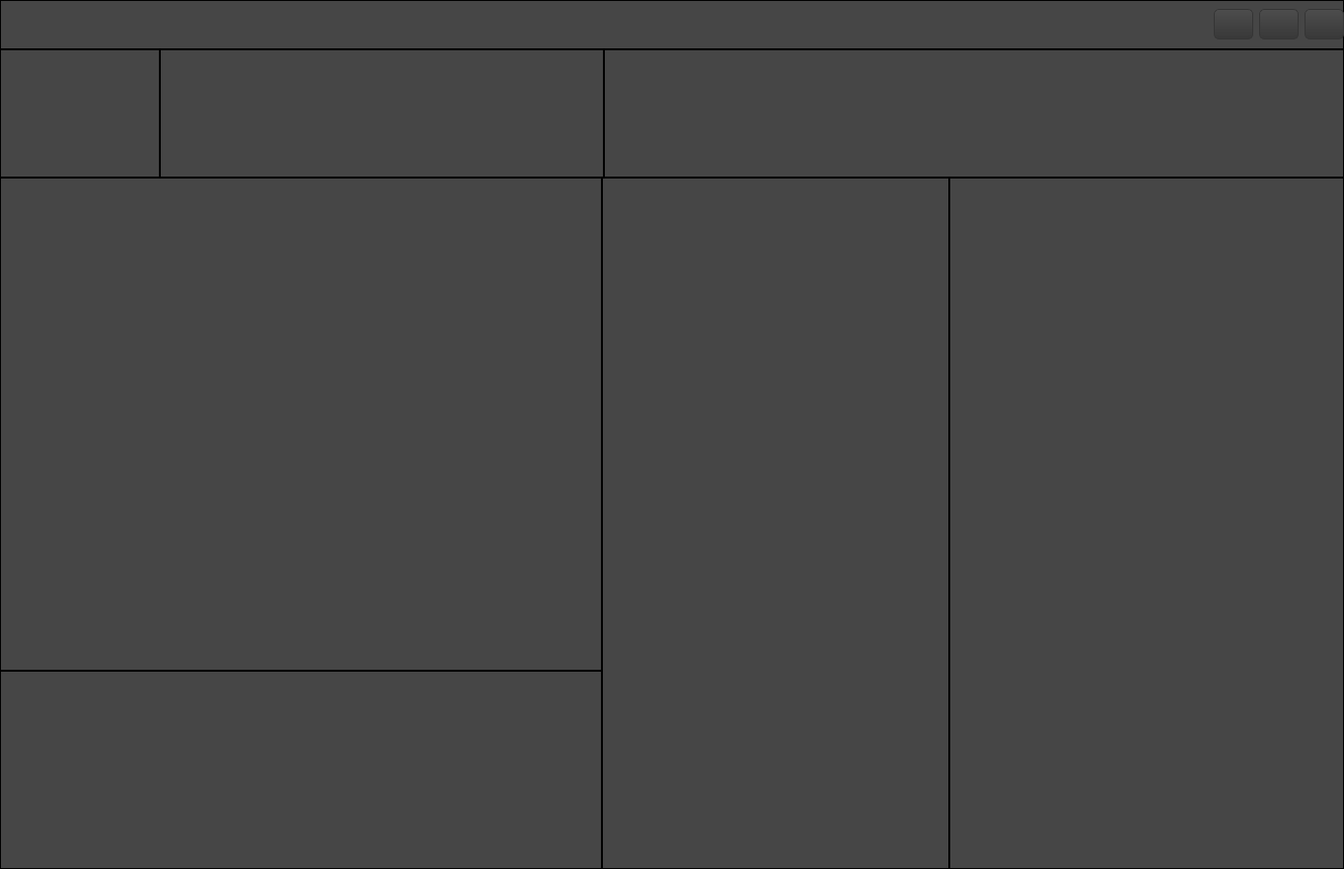
<?xml version="1.0" encoding="UTF-8"?>
<ui version="4.0">
 <class>Widget</class>
 <widget class="QWidget" name="Widget">
  <property name="geometry">
   <rect>
    <x>0</x>
    <y>0</y>
    <width>1362</width>
    <height>881</height>
   </rect>
  </property>
  <property name="windowTitle">
   <string>Widget</string>
  </property>
  <property name="styleSheet">
   <string notr="true">QPalette{background:#464646;}*{outline:0px;color:#F0F0F0;}

.QWidget{

        border:1px solid;

        background-color: rgb(70, 70, 70);
}

.QLabel{


        color: rgb(255, 255, 255);

}

QWidget[form=&quot;true&quot;],QLabel[frameShape=&quot;1&quot;]{
border:1px solid #353535;
border-radius:0px;
}

QWidget[form=&quot;bottom&quot;]{
background:#4D4D4D;
}

QWidget[form=&quot;bottom&quot;] .QFrame{
border:1px solid #F0F0F0;
}

QWidget[form=&quot;bottom&quot;] QLabel,QWidget[form=&quot;title&quot;] QLabel{
border-radius:0px;
color:#F0F0F0;
background:none;
border-style:none;
}

QWidget[form=&quot;title&quot;],QWidget[nav=&quot;left&quot;],QWidget[nav=&quot;top&quot;] QAbstractButton{
border-style:none;
border-radius:0px;
padding:5px;
color:#F0F0F0;
background:qlineargradient(spread:pad,x1:0,y1:0,x2:0,y2:1,stop:0 #4D4D4D,stop:1 #383838);
}

QWidget[nav=&quot;top&quot;] QAbstractButton:hover,QWidget[nav=&quot;top&quot;] QAbstractButton:pressed,QWidget[nav=&quot;top&quot;] QAbstractButton:checked{
border-style:solid;
border-width:0px 0px 2px 0px;
padding:4px 4px 2px 4px;
border-color:#00BB9E;
background:qlineargradient(spread:pad,x1:0,y1:0,x2:0,y2:1,stop:0 #636363,stop:1 #575757);
}

QWidget[nav=&quot;left&quot;] QAbstractButton{
border-radius:0px;
color:#F0F0F0;
background:none;
border-style:none;
}

QWidget[nav=&quot;left&quot;] QAbstractButton:hover{
color:#FFFFFF;
background-color:#00BB9E;
}

QWidget[nav=&quot;left&quot;] QAbstractButton:checked,QWidget[nav=&quot;left&quot;] QAbstractButton:pressed{
color:#F0F0F0;
border-style:solid;
border-width:0px 0px 0px 2px;
padding:4px 4px 4px 2px;
border-color:#00BB9E;
background-color:#464646;
}

QWidget[video=&quot;true&quot;] QLabel{
color:#F0F0F0;
border:1px solid #353535;
background:qlineargradient(spread:pad,x1:0,y1:0,x2:0,y2:1,stop:0 #4D4D4D,stop:1 #383838);
}

QWidget[video=&quot;true&quot;] QLabel:focus{
border:1px solid #00BB9E;
background:qlineargradient(spread:pad,x1:0,y1:0,x2:0,y2:1,stop:0 #636363,stop:1 #575757);
}

QLineEdit,QTextEdit,QPlainTextEdit,QSpinBox,QDoubleSpinBox,QComboBox,QDateEdit,QTimeEdit,QDateTimeEdit{
border:1px solid #353535;
border-radius:3px;
padding:2px;
background:none;
selection-background-color:#4D4D4D;
selection-color:#F0F0F0;
}

QLineEdit:focus,QTextEdit:focus,QPlainTextEdit:focus,QSpinBox:focus,QDoubleSpinBox:focus,QComboBox:focus,QDateEdit:focus,QTimeEdit:focus,QDateTimeEdit:focus,QLineEdit:hover,QTextEdit:hover,QPlainTextEdit:hover,QSpinBox:hover,QDoubleSpinBox:hover,QComboBox:hover,QDateEdit:hover,QTimeEdit:hover,QDateTimeEdit:hover{
border:1px solid #353535;
}

QLineEdit[echoMode=&quot;2&quot;]{
lineedit-password-character:9679;
}

.QFrame{
border:1px solid #353535;
border-radius:3px;
}

.QGroupBox{
border:1px solid #353535;
border-radius:5px;
margin-top:3ex;
}

.QGroupBox::title{
subcontrol-origin:margin;
position:relative;
left:10px;
}

.QPushButton,.QToolButton{
border-style:none;
border:1px solid #353535;
color:#F0F0F0;
padding:5px;
min-height:15px;
border-radius:5px;
background:qlineargradient(spread:pad,x1:0,y1:0,x2:0,y2:1,stop:0 #4D4D4D,stop:1 #383838);
}

.QPushButton:hover,.QToolButton:hover{
background:qlineargradient(spread:pad,x1:0,y1:0,x2:0,y2:1,stop:0 #636363,stop:1 #575757);
}

.QPushButton:pressed,.QToolButton:pressed{
background:qlineargradient(spread:pad,x1:0,y1:0,x2:0,y2:1,stop:0 #4D4D4D,stop:1 #383838);
}

.QToolButton::menu-indicator{
image:None;
}

QToolButton#btnMenu,QPushButton#btnMenu_Min,QPushButton#btnMenu_Max,QPushButton#btnMenu_Close{
border-radius:3px;
color:#F0F0F0;
padding:3px;
margin:0px;
background:none;
border-style:none;
}

QToolButton#btnMenu:hover,QPushButton#btnMenu_Min:hover,QPushButton#btnMenu_Max:hover{
color:#FFFFFF;
margin:1px 1px 2px 1px;
background-color:rgba(51,127,209,230);
}

QPushButton#btnMenu_Close:hover{
color:#FFFFFF;
margin:1px 1px 2px 1px;
background-color:rgba(238,0,0,128);
}

QRadioButton::indicator{
width:15px;
height:15px;
}

QRadioButton::indicator::unchecked{
image:url(:/qss/black/radiobutton_unchecked.png);
}

QRadioButton::indicator::unchecked:disabled{
image:url(:/qss/black/radiobutton_unchecked_disable.png);
}

QRadioButton::indicator::checked{
image:url(:/qss/black/radiobutton_checked.png);
}

QRadioButton::indicator::checked:disabled{
image:url(:/qss/black/radiobutton_checked_disable.png);
}

QGroupBox::indicator,QTreeWidget::indicator,QListWidget::indicator{
padding:0px -3px 0px 3px;
}



QMenu::item{
padding:3px 20px;
}

QMenu::indicator{
width:13px;
height:13px;
}

QMenu::item:selected,QMenuBar::item:selected{
color:#F0F0F0;
border:0px solid #353535;
background:#636363;
}

QMenu::separator{
height:1px;
background:#353535;
}

QProgressBar{
min-height:10px;
background:#4D4D4D;
border-radius:5px;
text-align:center;
border:1px solid #4D4D4D;
}

QProgressBar:chunk{
border-radius:5px;
background-color:#353535;
}

QSlider::groove:horizontal{
background:#4D4D4D;
height:8px;
border-radius:4px;
}

QSlider::add-page:horizontal{
background:#4D4D4D;
height:8px;
border-radius:4px;
}

QSlider::sub-page:horizontal{
background:#353535;
height:8px;
border-radius:4px;
}

QSlider::handle:horizontal{
width:13px;
margin-top:-3px;
margin-bottom:-3px;
border-radius:6px;
background:qradialgradient(spread:pad,cx:0.5,cy:0.5,radius:0.5,fx:0.5,fy:0.5,stop:0.6 #464646,stop:0.8 #353535);
}

QSlider::groove:vertical{
width:8px;
border-radius:4px;
background:#4D4D4D;
}

QSlider::add-page:vertical{
width:8px;
border-radius:4px;
background:#4D4D4D;
}

QSlider::sub-page:vertical{
width:8px;
border-radius:4px;
background:#353535;
}

QSlider::handle:vertical{
height:14px;
margin-left:-3px;
margin-right:-3px;
border-radius:6px;
background:qradialgradient(spread:pad,cx:0.5,cy:0.5,radius:0.5,fx:0.5,fy:0.5,stop:0.6 #464646,stop:0.8 #353535);
}

QScrollBar:horizontal{
background:#4D4D4D;
padding:0px;
border-radius:6px;
max-height:12px;
}

QScrollBar::handle:horizontal{
background:#575757;
min-width:50px;
border-radius:6px;
}

QScrollBar::handle:horizontal:hover{
background:#353535;
}

QScrollBar::handle:horizontal:pressed{
background:#353535;
}

QScrollBar::add-page:horizontal{
background:none;
}

QScrollBar::sub-page:horizontal{
background:none;
}

QScrollBar::add-line:horizontal{
background:none;
}

QScrollBar::sub-line:horizontal{
background:none;
}

QScrollBar:vertical{
background:#4D4D4D;
padding:0px;
border-radius:6px;
max-width:12px;
}

QScrollBar::handle:vertical{
background:#575757;
min-height:50px;
border-radius:6px;
}

QScrollBar::handle:vertical:hover{
background:#353535;
}

QScrollBar::handle:vertical:pressed{
background:#353535;
}

QScrollBar::add-page:vertical{
background:none;
}

QScrollBar::sub-page:vertical{
background:none;
}

QScrollBar::add-line:vertical{
background:none;
}

QScrollBar::sub-line:vertical{
background:none;
}

QScrollArea{
border:0px;
}

QTreeView,QListView,QTableView,QTabWidget::pane{
border:1px solid #353535;
selection-background-color:#636363;
selection-color:#F0F0F0;
alternate-background-color:#575757;
gridline-color:#353535;
}

QTreeView::branch:closed:has-children{
margin:4px;
border-image:url(:/qss/black/branch_open.png);
}

QTreeView::branch:open:has-children{
margin:4px;
border-image:url(:/qss/black/branch_close.png);
}

QTreeView,QListView,QTableView,QSplitter::handle,QTreeView::branch{
background:#464646;
}

QTableView::item:selected,QListView::item:selected,QTreeView::item:selected{
color:#F0F0F0;
background:qlineargradient(spread:pad,x1:0,y1:0,x2:0,y2:1,stop:0 #4D4D4D,stop:1 #383838);
}

QTableView::item:hover,QListView::item:hover,QTreeView::item:hover{
color:#F0F0F0;
background:qlineargradient(spread:pad,x1:0,y1:0,x2:0,y2:1,stop:0 #636363,stop:1 #575757);
}

QTableView::item,QListView::item,QTreeView::item{
padding:1px;
margin:0px;
}

QHeaderView::section,QTableCornerButton:section{
padding:3px;
margin:0px;
color:#F0F0F0;
border:1px solid #353535;
border-left-width:0px;
border-right-width:1px;
border-top-width:0px;
border-bottom-width:1px;
background:qlineargradient(spread:pad,x1:0,y1:0,x2:0,y2:1,stop:0 #636363,stop:1 #575757);
}

QTabBar::tab{
border:1px solid #353535;
color:#F0F0F0;
margin:0px;
background:qlineargradient(spread:pad,x1:0,y1:0,x2:0,y2:1,stop:0 #636363,stop:1 #575757);
}

QTabBar::tab:selected,QTabBar::tab:hover{
border-style:solid;
border-color:#00BB9E;
background:qlineargradient(spread:pad,x1:0,y1:0,x2:0,y2:1,stop:0 #4D4D4D,stop:1 #383838);
}

QTabBar::tab:top,QTabBar::tab:bottom{
padding:3px 8px 3px 8px;
}

QTabBar::tab:left,QTabBar::tab:right{
padding:8px 3px 8px 3px;
}

QTabBar::tab:top:selected,QTabBar::tab:top:hover{
border-width:2px 0px 0px 0px;
}

QTabBar::tab:right:selected,QTabBar::tab:right:hover{
border-width:0px 0px 0px 2px;
}

QTabBar::tab:bottom:selected,QTabBar::tab:bottom:hover{
border-width:0px 0px 2px 0px;
}

QTabBar::tab:left:selected,QTabBar::tab:left:hover{
border-width:0px 2px 0px 0px;
}

QTabBar::tab:first:top:selected,QTabBar::tab:first:top:hover,QTabBar::tab:first:bottom:selected,QTabBar::tab:first:bottom:hover{
border-left-width:1px;
border-left-color:#353535;
}

QTabBar::tab:first:left:selected,QTabBar::tab:first:left:hover,QTabBar::tab:first:right:selected,QTabBar::tab:first:right:hover{
border-top-width:1px;
border-top-color:#353535;
}

QTabBar::tab:last:top:selected,QTabBar::tab:last:top:hover,QTabBar::tab:last:bottom:selected,QTabBar::tab:last:bottom:hover{
border-right-width:1px;
border-right-color:#353535;
}

QTabBar::tab:last:left:selected,QTabBar::tab:last:left:hover,QTabBar::tab:last:right:selected,QTabBar::tab:last:right:hover{
border-bottom-width:1px;
border-bottom-color:#353535;
}

QStatusBar::item{
border:0px solid #4D4D4D;
border-radius:3px;
}

QToolBox::tab,QGroupBox#gboxDevicePanel,QGroupBox#gboxDeviceTitle,QFrame#gboxDevicePanel,QFrame#gboxDeviceTitle{
padding:3px;
border-radius:5px;
color:#F0F0F0;
background:qlineargradient(spread:pad,x1:0,y1:0,x2:0,y2:1,stop:0 #4D4D4D,stop:1 #383838);
}

QToolTip{
border:0px solid #F0F0F0;
padding:1px;
color:#F0F0F0;
background:qlineargradient(spread:pad,x1:0,y1:0,x2:0,y2:1,stop:0 #4D4D4D,stop:1 #383838);
}

QToolBox::tab:selected{
background:qlineargradient(spread:pad,x1:0,y1:0,x2:0,y2:1,stop:0 #636363,stop:1 #575757);
}

QPrintPreviewDialog QToolButton{
border:0px solid #F0F0F0;
border-radius:0px;
margin:0px;
padding:3px;
background:none;
}

QColorDialog QPushButton,QFileDialog QPushButton{
min-width:80px;
}

QToolButton#qt_calendar_prevmonth{
icon-size:0px;
min-width:20px;
image:url(:/qss/black/calendar_prevmonth.png);
}

QToolButton#qt_calendar_nextmonth{
icon-size:0px;
min-width:20px;
image:url(:/qss/black/calendar_nextmonth.png);
}

QToolButton#qt_calendar_prevmonth,QToolButton#qt_calendar_nextmonth,QToolButton#qt_calendar_monthbutton,QToolButton#qt_calendar_yearbutton{
border:0px solid #F0F0F0;
border-radius:3px;
margin:3px 3px 3px 3px;
padding:3px;
background:none;
}

QToolButton#qt_calendar_prevmonth:hover,QToolButton#qt_calendar_nextmonth:hover,QToolButton#qt_calendar_monthbutton:hover,QToolButton#qt_calendar_yearbutton:hover,QToolButton#qt_calendar_prevmonth:pressed,QToolButton#qt_calendar_nextmonth:pressed,QToolButton#qt_calendar_monthbutton:pressed,QToolButton#qt_calendar_yearbutton:pressed{
border:1px solid #353535;
}

QCalendarWidget QSpinBox#qt_calendar_yearedit{
margin:2px;
}

QCalendarWidget QToolButton::menu-indicator{
image:None;
}

QCalendarWidget QTableView{
border-width:0px;
}

QCalendarWidget QWidget#qt_calendar_navigationbar{
border:1px solid #353535;
border-width:1px 1px 0px 1px;
background:qlineargradient(spread:pad,x1:0,y1:0,x2:0,y2:1,stop:0 #4D4D4D,stop:1 #383838);
}

QComboBox QAbstractItemView::item{
min-height:20px;
min-width:10px;
}

QTableView[model=&quot;true&quot;]::item{
padding:0px;
margin:0px;
}

QTableView QLineEdit,QTableView QComboBox,QTableView QSpinBox,QTableView QDoubleSpinBox,QTableView QDateEdit,QTableView QTimeEdit,QTableView QDateTimeEdit{
border-width:0px;
border-radius:0px;
}

QTableView QLineEdit:focus,QTableView QComboBox:focus,QTableView QSpinBox:focus,QTableView QDoubleSpinBox:focus,QTableView QDateEdit:focus,QTableView QTimeEdit:focus,QTableView QDateTimeEdit:focus{
border-width:0px;
border-radius:0px;
}

QLineEdit,QTextEdit,QPlainTextEdit,QSpinBox,QDoubleSpinBox,QComboBox,QDateEdit,QTimeEdit,QDateTimeEdit{
background:#464646;
}

*:disabled{
background:#464646;
border-color:#4D4D4D;
}
</string>
  </property>
  <layout class="QVBoxLayout" name="verticalLayout">
   <property name="spacing">
    <number>0</number>
   </property>
   <property name="leftMargin">
    <number>0</number>
   </property>
   <property name="topMargin">
    <number>0</number>
   </property>
   <property name="rightMargin">
    <number>0</number>
   </property>
   <property name="bottomMargin">
    <number>0</number>
   </property>
   <item>
    <widget class="QWidget" name="widget_widows" native="true">
     <property name="minimumSize">
      <size>
       <width>0</width>
       <height>50</height>
      </size>
     </property>
     <property name="maximumSize">
      <size>
       <width>16777215</width>
       <height>50</height>
      </size>
     </property>
     <layout class="QHBoxLayout" name="horizontalLayout_3">
      <property name="leftMargin">
       <number>0</number>
      </property>
      <property name="topMargin">
       <number>0</number>
      </property>
      <property name="rightMargin">
       <number>0</number>
      </property>
      <property name="bottomMargin">
       <number>0</number>
      </property>
      <item>
       <spacer name="horizontalSpacer">
        <property name="orientation">
         <enum>Qt::Horizontal</enum>
        </property>
        <property name="sizeHint" stdset="0">
         <size>
          <width>40</width>
          <height>20</height>
         </size>
        </property>
       </spacer>
      </item>
      <item>
       <widget class="QToolButton" name="toolButton">
        <property name="minimumSize">
         <size>
          <width>40</width>
          <height>27</height>
         </size>
        </property>
        <property name="text">
         <string/>
        </property>
        <property name="icon">
         <iconset resource="resources.qrc">
          <normaloff>:/Image/Windows/最小化.png</normaloff>:/Image/Windows/最小化.png</iconset>
        </property>
       </widget>
      </item>
      <item>
       <widget class="QToolButton" name="toolButton_2">
        <property name="minimumSize">
         <size>
          <width>40</width>
          <height>27</height>
         </size>
        </property>
        <property name="text">
         <string/>
        </property>
        <property name="icon">
         <iconset resource="resources.qrc">
          <normaloff>:/Image/Windows/restore.png</normaloff>:/Image/Windows/restore.png</iconset>
        </property>
       </widget>
      </item>
      <item>
       <widget class="QToolButton" name="toolButton_3">
        <property name="minimumSize">
         <size>
          <width>40</width>
          <height>27</height>
         </size>
        </property>
        <property name="text">
         <string/>
        </property>
        <property name="icon">
         <iconset resource="resources.qrc">
          <normaloff>:/Image/Windows/关闭.png</normaloff>:/Image/Windows/关闭.png</iconset>
        </property>
       </widget>
      </item>
     </layout>
    </widget>
   </item>
   <item>
    <widget class="QWidget" name="widget_2" native="true">
     <property name="minimumSize">
      <size>
       <width>0</width>
       <height>130</height>
      </size>
     </property>
     <property name="maximumSize">
      <size>
       <width>16777215</width>
       <height>130</height>
      </size>
     </property>
     <layout class="QHBoxLayout" name="horizontalLayout_2">
      <property name="spacing">
       <number>0</number>
      </property>
      <property name="leftMargin">
       <number>0</number>
      </property>
      <property name="topMargin">
       <number>0</number>
      </property>
      <property name="rightMargin">
       <number>0</number>
      </property>
      <property name="bottomMargin">
       <number>0</number>
      </property>
      <item>
       <widget class="QWidget" name="widget_NG" native="true">
        <property name="minimumSize">
         <size>
          <width>100</width>
          <height>0</height>
         </size>
        </property>
        <property name="maximumSize">
         <size>
          <width>200</width>
          <height>16777215</height>
         </size>
        </property>
       </widget>
      </item>
      <item>
       <widget class="QWidget" name="widget_fast" native="true">
        <property name="minimumSize">
         <size>
          <width>450</width>
          <height>0</height>
         </size>
        </property>
        <property name="maximumSize">
         <size>
          <width>16777215</width>
          <height>500</height>
         </size>
        </property>
       </widget>
      </item>
      <item>
       <widget class="QWidget" name="widget_tool" native="true">
        <property name="minimumSize">
         <size>
          <width>750</width>
          <height>0</height>
         </size>
        </property>
       </widget>
      </item>
     </layout>
    </widget>
   </item>
   <item>
    <widget class="QWidget" name="widget_3" native="true">
     <property name="minimumSize">
      <size>
       <width>0</width>
       <height>700</height>
      </size>
     </property>
     <layout class="QHBoxLayout" name="horizontalLayout">
      <property name="spacing">
       <number>0</number>
      </property>
      <property name="leftMargin">
       <number>0</number>
      </property>
      <property name="topMargin">
       <number>0</number>
      </property>
      <property name="rightMargin">
       <number>0</number>
      </property>
      <property name="bottomMargin">
       <number>0</number>
      </property>
      <item>
       <widget class="QWidget" name="widget_6" native="true">
        <property name="minimumSize">
         <size>
          <width>600</width>
          <height>0</height>
         </size>
        </property>
        <layout class="QVBoxLayout" name="verticalLayout_2">
         <property name="spacing">
          <number>0</number>
         </property>
         <property name="leftMargin">
          <number>0</number>
         </property>
         <property name="topMargin">
          <number>0</number>
         </property>
         <property name="rightMargin">
          <number>0</number>
         </property>
         <property name="bottomMargin">
          <number>0</number>
         </property>
         <item>
          <widget class="QWidget" name="widget_Image" native="true">
           <property name="minimumSize">
            <size>
             <width>610</width>
             <height>500</height>
            </size>
           </property>
          </widget>
         </item>
         <item>
          <widget class="QWidget" name="widget_show" native="true"/>
         </item>
        </layout>
       </widget>
      </item>
      <item>
       <widget class="QWidget" name="widget_flow" native="true">
        <property name="minimumSize">
         <size>
          <width>300</width>
          <height>0</height>
         </size>
        </property>
       </widget>
      </item>
      <item>
       <widget class="QWidget" name="widget_parameter" native="true">
        <property name="minimumSize">
         <size>
          <width>400</width>
          <height>0</height>
         </size>
        </property>
       </widget>
      </item>
     </layout>
    </widget>
   </item>
  </layout>
 </widget>
 <layoutdefault spacing="6" margin="11"/>
 <resources>
  <include location="resources.qrc"/>
 </resources>
 <connections/>
</ui>
